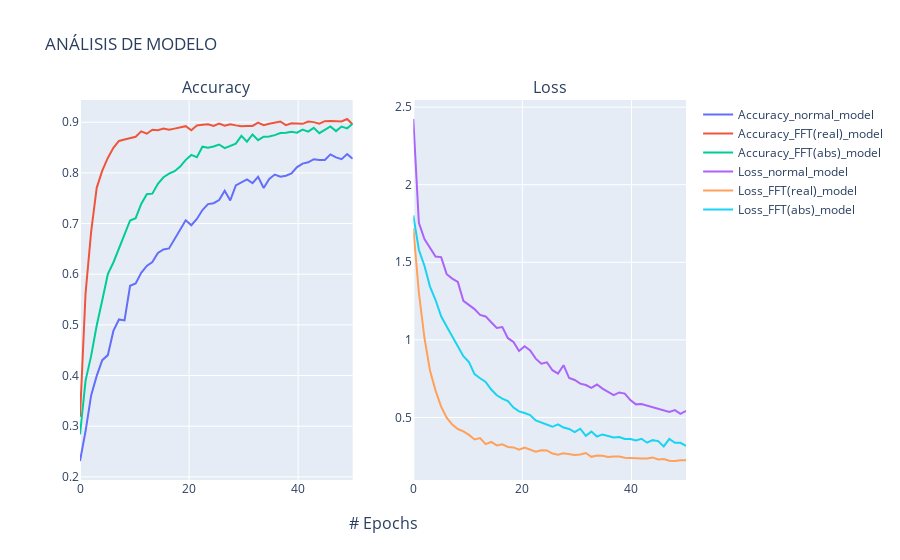

Notebook source saved alongside this figure:
### Code cell
fig = make_subplots(1,2,x_title='# Epochs',subplot_titles=('Accuracy', 'Loss'))

nep = 50

data = pd.read_csv('acc_loss_df.csv')
data2 = pd.read_csv('acc_loss_fft_df5.csv')
data3 = pd.read_csv('acc_loss_fft_df3.csv')
acc = data['Accuracy']
acc2 = data2['Accuracy']
acc3 = data3['Accuracy']
loss = data['Loss']
loss2 = data2['Loss']
loss3 = data3['Loss']



vec = np.linspace(0, nep, 50)

fig.add_trace(go.Scatter(x = vec,y = acc, name='Accuracy_normal_model'),1,1)
fig.add_trace(go.Scatter(x = vec,y = acc2, name='Accuracy_FFT(real)_model'),1,1)
fig.add_trace(go.Scatter(x = vec,y = acc3, name='Accuracy_FFT(abs)_model'),1,1)


fig.add_trace(go.Scatter(x = vec,y = loss, name='Loss_normal_model'),1,2)
fig.add_trace(go.Scatter(x = vec,y = loss2, name='Loss_FFT(real)_model'),1,2)
fig.add_trace(go.Scatter(x = vec,y = loss3, name='Loss_FFT(abs)_model'),1,2)
fig.update_layout(title='ANÁLISIS DE MODELO', font_size=12)


fig.show()
